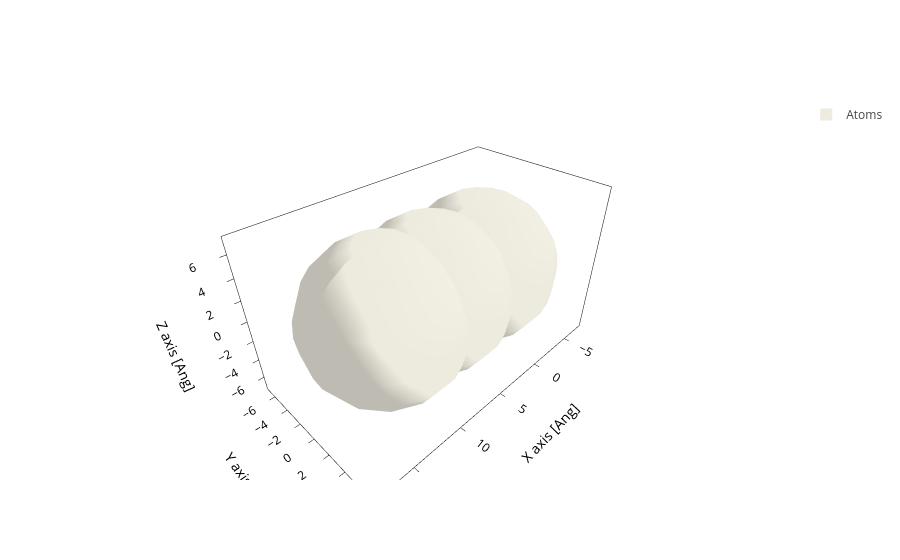

The cell this chart's notebook holds for it:
### Markdown cell above
<div class="alert alert-info">

Note

The configuration could also store an associated matrix (e.g. the target matrix), however we are not going to use it for now.

</div>

Let's see **what this configuration looks like**. We can convert it to a `sisl` geometry and plot it (or you could also plot the points yourself):

### Code cell
geometry = config.to_sisl_geometry()
geometry.plot(show_cell=False, atoms_style={"size": geometry.maxR(all=True)})

### Figure 1 — Plotly figure (JSON) as saved in the notebook; plotly's stock layout.template omitted (floating-point values rounded to 4 significant figures; data arrays with more than 128 entries replaced by an {"elided": "..."} marker saying what was removed)
{"data": [{"alphahull": 0, "color": "#EDEADE", "hovertemplate": "%{meta.position}", "legendgroup": "Atoms", "meta": {"meta": {"Atoms_i": 0}, "position": "(0.00, 0.00, 0.00)"}, "name": "Atoms", "opacity": 1, "showlegend": true, "showscale": false, "type": "mesh3d", "x": {"elided": "225 float values"}, "y": {"elided": "225 float values"}, "z": {"elided": "225 float values"}}, {"alphahull": 0, "color": "#EDEADE", "hovertemplate": "%{meta.position}", "legendgroup": "Atoms", "meta": {"meta": {"Atoms_i": 1}, "position": "(6.00, 0.00, 0.00)"}, "name": "Atoms", "opacity": 1, "showlegend": false, "showscale": false, "type": "mesh3d", "x": {"elided": "225 float values"}, "y": {"elided": "225 float values"}, "z": {"elided": "225 float values"}}, {"alphahull": 0, "color": "#EDEADE", "hovertemplate": "%{meta.position}", "legendgroup": "Atoms", "meta": {"meta": {"Atoms_i": 2}, "position": "(11.00, 0.00, 0.00)"}, "name": "Atoms", "opacity": 1, "showlegend": false, "showscale": false, "type": "mesh3d", "x": {"elided": "225 float values"}, "y": {"elided": "225 float values"}, "z": {"elided": "225 float values"}}], "layout": {"scene": {"aspectmode": "data", "xaxis": {"title": {"text": "X axis [Ang]"}}, "yaxis": {"title": {"text": "Y axis [Ang]"}}, "zaxis": {"title": {"text": "Z axis [Ang]"}}}, "xaxis": {"scaleanchor": "y", "scaleratio": 1, "title": {"text": "X axis [Ang]"}}, "yaxis": {"title": {"text": "Y axis [Ang]"}}}}
